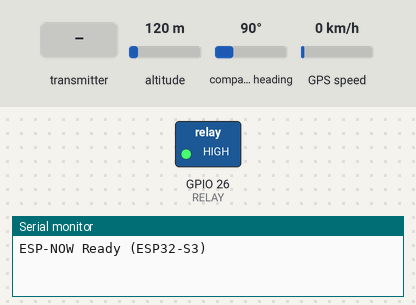
This sketch was run on a simulated ESP32-S3. Shown: switched loads named in the sketch (green lamp = pin HIGH), the last lines printed to the serial monitor. The inputs (shaded band) are chosen by the test bench; at power-on: altitude 120 m, compass heading 90°, GPS speed 0 km/h. WiFi joins after 1.5 s; servers stay silent unless stated; the GPS gets a fix after 3 s at 37.7749, -122.4194 with 8 satellites.

Above: at 3.1 s.
3.2 s: the transmitter starts sending id = 0
At 3.8 s:
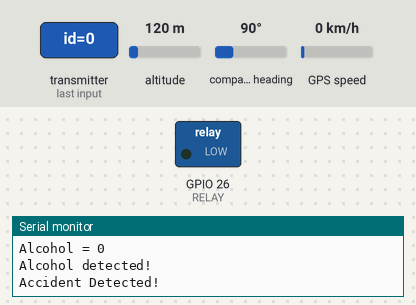
Timing chart, 0 to 6.2 s (numbered marks = the images above; inputs shaded):
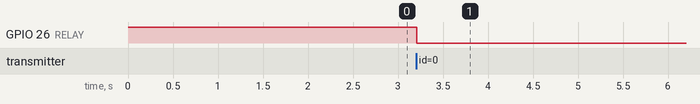

Measured:
- after the input at 3.2 s, GPIO 26 (RELAY): HIGH → LOW at once

The sketch:

receiver.ino
```cpp
#define BLYNK_TEMPLATE_ID "TMPL3VSWUwPvy"
#define BLYNK_TEMPLATE_NAME "Quickstart Device"
#define BLYNK_AUTH_TOKEN "HdWDbbbc8E0hwhxLFeX78YH-cgrib2R7"

#define BLYNK_PRINT Serial

#include <WiFi.h>
#include <esp_now.h>
#include <BlynkSimpleEsp32.h>
#include <TinyGPS++.h>

#define RELAY 26

TinyGPSPlus gps;
HardwareSerial Gps(2);
String loc = "";

// WiFi details
const char* ssid = "vivo";
const char* password = "01234567";

// --------------- Data Structure ---------------
typedef struct struct_message {
  int id;
  int vibration;
  int ir;
  int alcohol;
  int distance;
} struct_message;

struct_message incomingReadings;

// --------------- ESP-NOW Callback ---------------
void OnDataRecv(const esp_now_recv_info *info, const uint8_t *incomingData, int len) {

  memcpy(&incomingReadings, incomingData, sizeof(incomingReadings));

  Serial.print("Data Received from: ");
  for (int i = 0; i < 6; i++) {
    Serial.printf("%02X", info->src_addr[i]);
    if (i < 5) Serial.print(":");
  }
  Serial.println();

  Serial.println("ID = " + String(incomingReadings.id));
  Serial.println("Vibration = " + String(incomingReadings.vibration));
  Serial.println("IR = " + String(incomingReadings.ir));
  Serial.println("Alcohol = " + String(incomingReadings.alcohol));

  int vibration = incomingReadings.vibration;
  int ir = incomingReadings.ir;
  int al = incomingReadings.alcohol;

  // Helmet detection
  if (ir == 0) digitalWrite(RELAY, LOW);
  else digitalWrite(RELAY, HIGH);

  // Alcohol detection
  if (al == 0) {
    Serial.println("Alcohol detected!");
    digitalWrite(RELAY, LOW);
    Blynk.logEvent("alert", "Alcohol detected!");
  }

  // Accident detection
  if (vibration == 0) {
    Serial.println("Accident Detected!");
    Blynk.logEvent("alert", "Accident detected at location: " + loc);
  }
}

void setup() {
  Serial.begin(115200);
  Gps.begin(9600);

  pinMode(RELAY, OUTPUT);
  digitalWrite(RELAY, HIGH);

  Blynk.begin(BLYNK_AUTH_TOKEN, ssid, password);

  WiFi.mode(WIFI_STA);
  delay(100);

  if (esp_now_init() != ESP_OK) {
    Serial.println("ESP-NOW init failed!");
    return;
  }

  esp_now_register_recv_cb(OnDataRecv);

  Serial.println("ESP-NOW Ready (ESP32-S3)");
}

void loop() {

  // GPS Reading
  if (Gps.available()) {
    if (gps.encode(Gps.read())) {
      if (gps.location.isValid()) {
        loc = String(gps.location.lat(), 6) + "," + String(gps.location.lng(), 6);
        Serial.println("GPS: " + loc);
      }
    }
  }

  Blynk.run();
}
```
